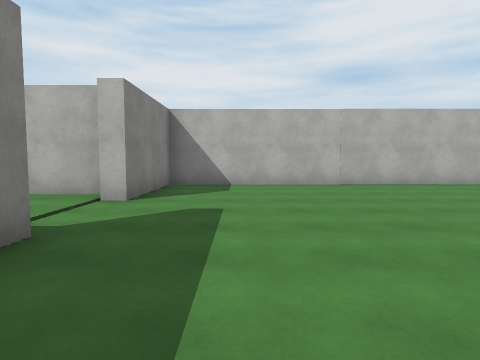
view 1 (above)

24 first-person views from a walk through a scene from a Unity 3-D project. The camera is 1.4 m above the floor, tilts 4° down and sees 75° across. The floor is counted in squares, 2 m on a side. Each view is taken from the middle of a square. On the plan, view 1 faces up. The plan holds only what a view shows up to about 10 squares ahead; the rest is blank. The place goes on beyond the plan. Surface patterns are stand-ins for the level's own textures.

view 2
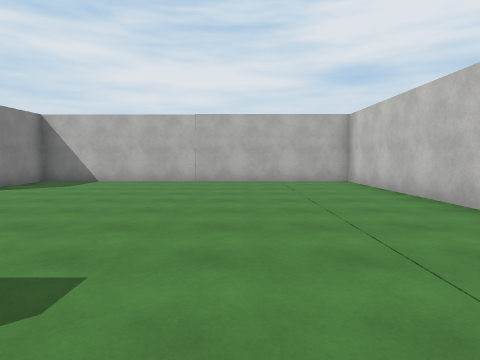

view 3
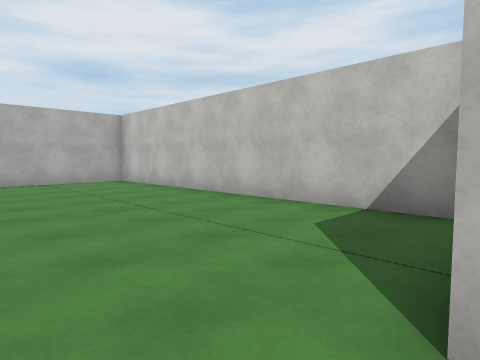

view 4
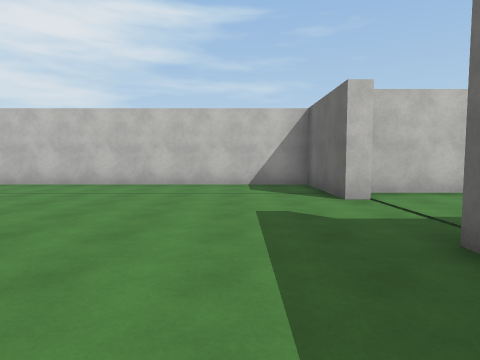

view 5
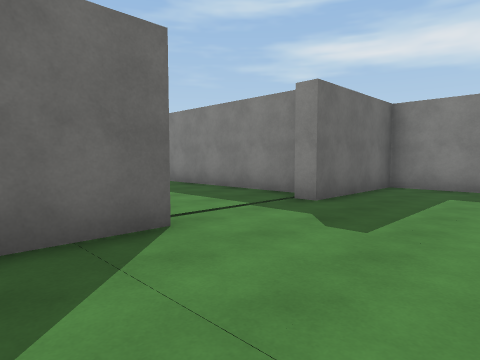

view 6
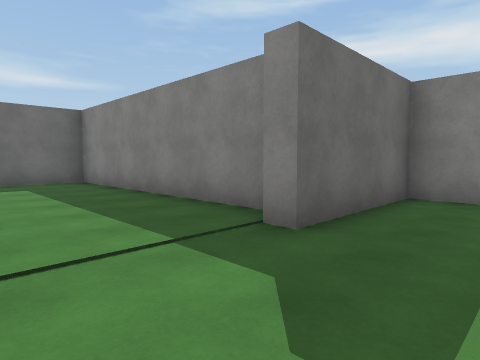

view 7
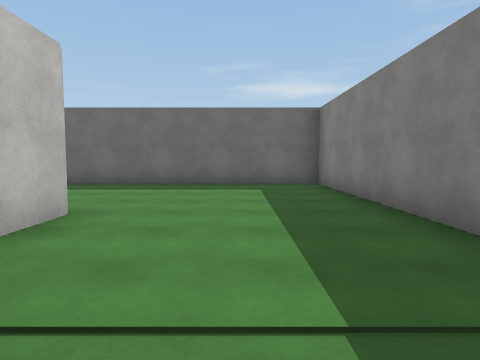

view 8
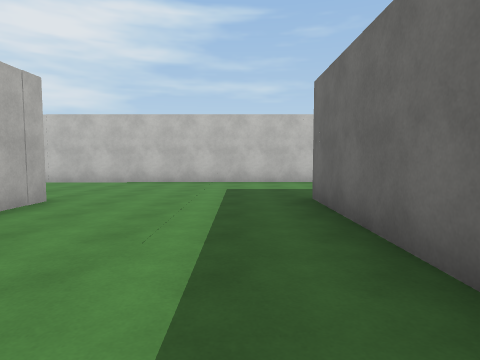

view 9
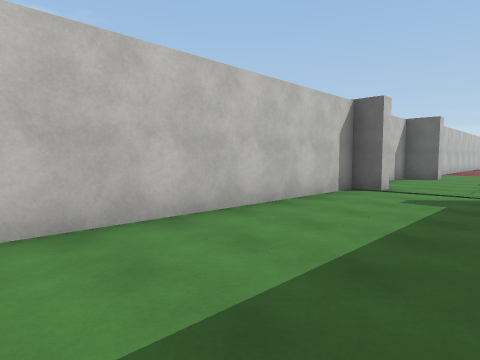

view 10
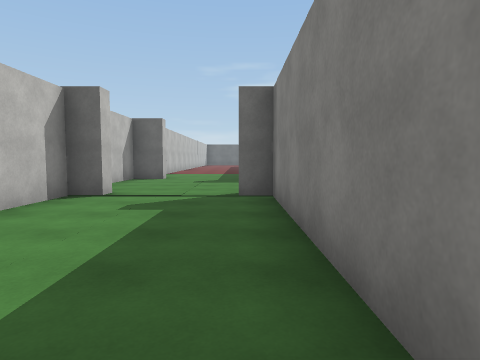

view 11
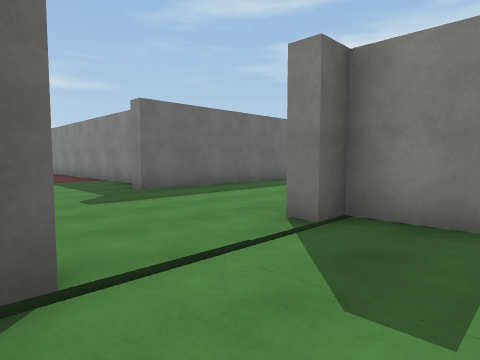

view 12
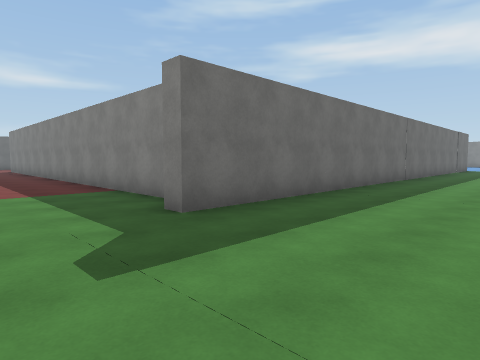

view 13
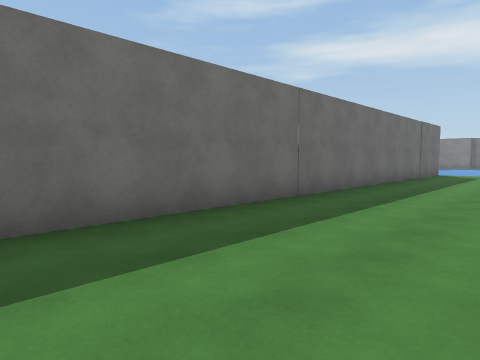

view 14
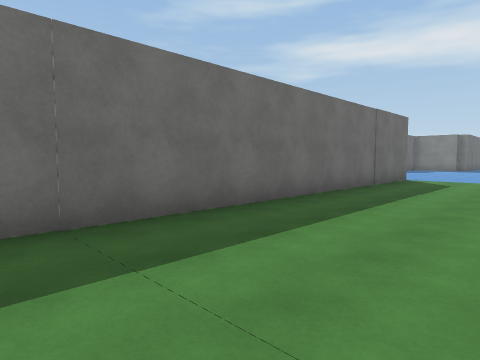

view 15
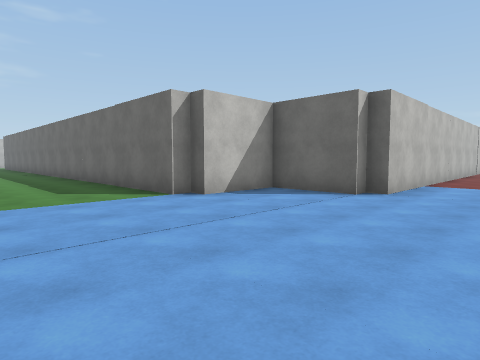

view 16
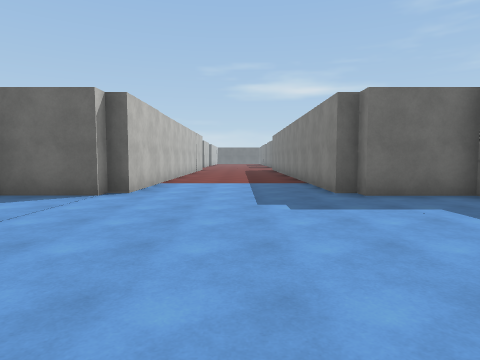

view 17
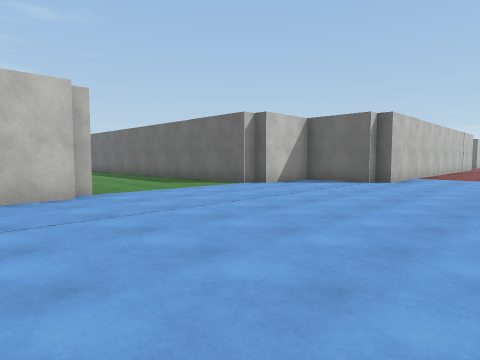

view 18
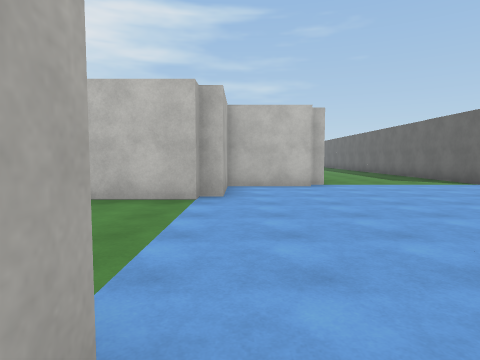

view 19
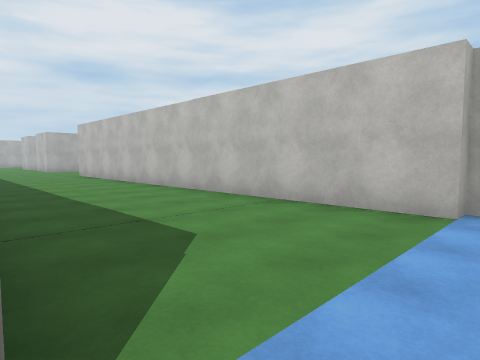

view 20
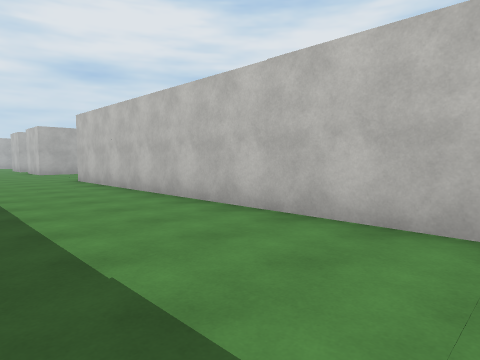

view 21
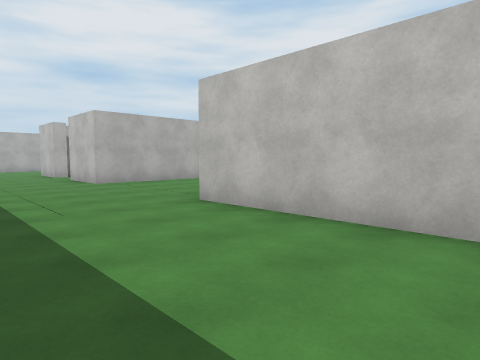

view 22
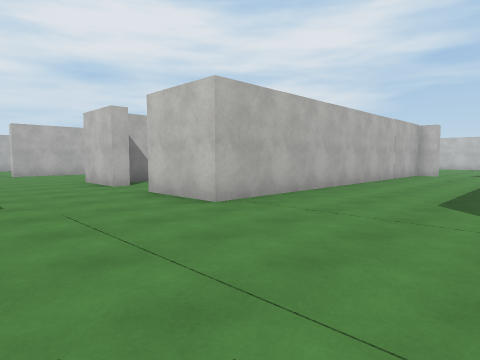

view 23
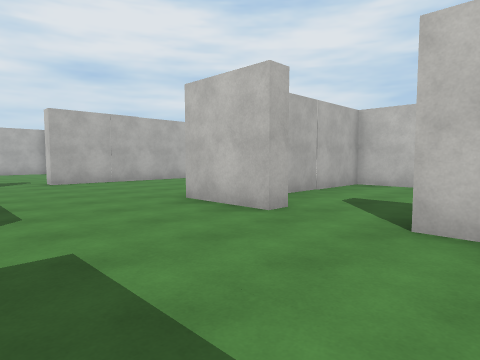

view 24
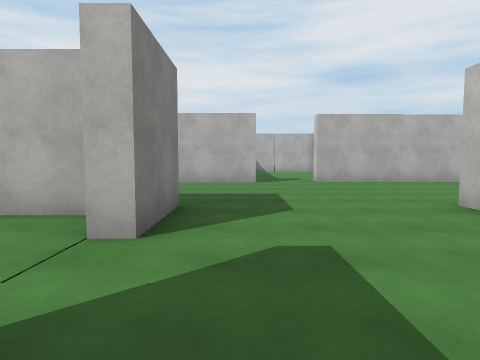

### Floor plan
Points are (right, up) in squares from view 1. A wall is a line through its corners. A room is listed if a view was taken in it or the views show most of it. See-through windows are left out.
Room 1 (views 1, 2, 3, 4, 5, 6, 7)
walls: (4.2, -1.2) (4.2, -0.8) (7.2, -0.8) (7.2, 8.3) (-1.9, 8.3) (-1.9, 5.1) (-2.4, 5.1); (-1.9, 2.9) (-1.9, -0.8) (1.5, -0.8) (1.5, -1.2); (0.9, -1.5) (0.9, -3.4); (-2.5, 5.8) (-4, 5.8); (5.1, -3.9) (5.1, -1.5)
ways out: opening at (-2.7, 4) to room 2; opening at (3, -3) to room 2
Room 2 (views 8, 9, 10, 11, 12, 13, 14, 15, 16, 17, 18, 19, 20, 21, 22, 23, 24)
walls: (-5.6, 5.8) (-12.8, 5.8) (-12.8, 8); (0.9, -3.4) (0.9, -8.3) (8.5, -8.3); (-12.8, 9.7) (-12.8, 11.6); (8.1, -3.8) (7, -3.8); (-9.5, 16.2) (-13.7, 16.2) (-13.7, 16.8); (8.4, -8.8) (8.4, -13.8) (9.5, -13.8); (-16.9, 11.6) (-16.9, 9.7) (-17.4, 9.7); (-10.3, -13.9) (-10.3, -11.7) (-12.4, -11.7) (-12.4, -11.3) (-12.8, -11.3) (-12.8, 1.2); (-9.9, -14.2) (-9.9, -13.8); (-15.5, 16.2) (-17.9, 16.2); (9, -13.8) (9, -14.2); (11.5, -14.2) (11.5, -13.8) (12.2, -13.8) (12.2, -1.2); (8.1, -19.8) (8.1, -25.5); (12.5, -18.1) (12.5, -16.6); (-18.5, -20.8) (-17.3, -20.8) (-17.3, -21.2) (-16.9, -21.2) (-16.9, -25); (-12.8, -25.5) (-12.8, -21.2) (-12.4, -21.2) (-12.4, -20.8) (-10.3, -20.8) (-10.3, -18.7) (-9.9, -18.7) (-9.9, -18.4) (8.7, -18.4) (8.7, -18.9)
ways out: opening at (-2.7, 4) to room 1; opening at (3, -3) to room 1; opening at (-17, 8.5); opening at (-14.5, 16); opening at (-12, 9)

Positions as (right, up) in squares from view 1, and headings:
1: (0, 0), facing up
2: (4, -1), facing up
3: (3, -1), facing up-right
4: (-1, 1), facing right
5: (6, 2), facing down-left
6: (4, 1), facing down-left
7: (3, 0), facing down
8: (3, -7), facing right
9: (9, -7), facing down-right
10: (9, -8), facing down
11: (12, -12), facing down-left
12: (11, -15), facing down-left
13: (5, -15), facing down-left
14: (1, -15), facing down-left
15: (-15, -15), facing down-right
16: (-15, -15), facing down
17: (-16, -12), facing down-right
18: (-18, -12), facing right
19: (-17, -12), facing up-right
20: (-16, -9), facing up-right
21: (-16, -3), facing up-right
22: (-16, 2), facing up-right
23: (-16, 7), facing up-right
24: (-16, 7), facing up
